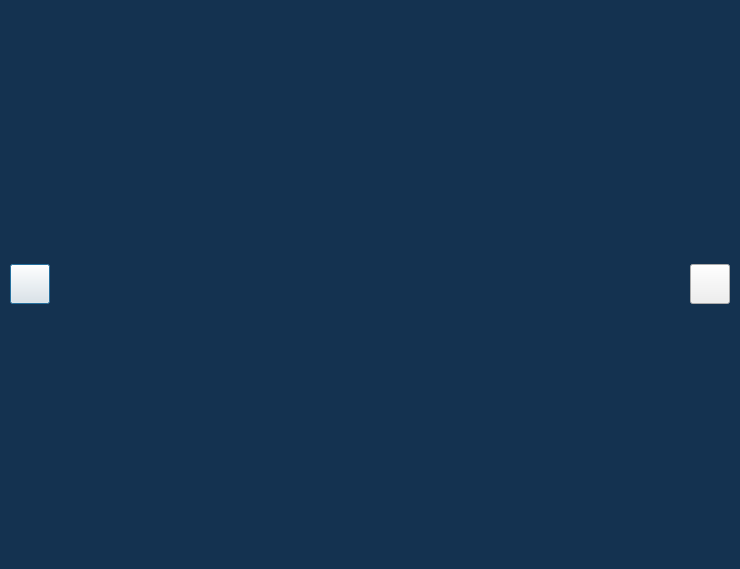
<?xml version="1.0" encoding="UTF-8"?>
<ui version="4.0">
 <class>videoplayer</class>
 <widget class="QDialog" name="videoplayer">
  <property name="geometry">
   <rect>
    <x>0</x>
    <y>0</y>
    <width>740</width>
    <height>569</height>
   </rect>
  </property>
  <property name="windowTitle">
   <string>Dialog</string>
  </property>
  <property name="autoFillBackground">
   <bool>false</bool>
  </property>
  <property name="styleSheet">
   <string notr="true">QDialog{background-color:rgb(20,50,80)}</string>
  </property>
  <layout class="QVBoxLayout" name="verticalLayout_2">
   <property name="leftMargin">
    <number>10</number>
   </property>
   <property name="topMargin">
    <number>10</number>
   </property>
   <property name="rightMargin">
    <number>10</number>
   </property>
   <property name="bottomMargin">
    <number>10</number>
   </property>
   <item>
    <widget class="QSplitter" name="splitter">
     <property name="enabled">
      <bool>true</bool>
     </property>
     <property name="sizePolicy">
      <sizepolicy hsizetype="Expanding" vsizetype="Fixed">
       <horstretch>0</horstretch>
       <verstretch>0</verstretch>
      </sizepolicy>
     </property>
     <property name="orientation">
      <enum>Qt::Vertical</enum>
     </property>
     <widget class="QWidget" name="vp_top" native="true">
      <property name="sizePolicy">
       <sizepolicy hsizetype="Expanding" vsizetype="Expanding">
        <horstretch>0</horstretch>
        <verstretch>0</verstretch>
       </sizepolicy>
      </property>
      <property name="minimumSize">
       <size>
        <width>720</width>
        <height>0</height>
       </size>
      </property>
      <layout class="QHBoxLayout" name="horizontalLayout">
       <item>
        <widget class="QPushButton" name="btn_file">
         <property name="minimumSize">
          <size>
           <width>40</width>
           <height>40</height>
          </size>
         </property>
         <property name="maximumSize">
          <size>
           <width>40</width>
           <height>40</height>
          </size>
         </property>
         <property name="styleSheet">
          <string notr="true">QPushButton{background:#143250;border:0px}
QPushButton:hover{background:#144950;};
</string>
         </property>
         <property name="text">
          <string/>
         </property>
        </widget>
       </item>
       <item>
        <spacer name="horizontalSpacer">
         <property name="orientation">
          <enum>Qt::Horizontal</enum>
         </property>
         <property name="sizeType">
          <enum>QSizePolicy::Expanding</enum>
         </property>
         <property name="sizeHint" stdset="0">
          <size>
           <width>40</width>
           <height>20</height>
          </size>
         </property>
        </spacer>
       </item>
       <item>
        <widget class="QPushButton" name="btn_close">
         <property name="minimumSize">
          <size>
           <width>40</width>
           <height>40</height>
          </size>
         </property>
         <property name="maximumSize">
          <size>
           <width>40</width>
           <height>40</height>
          </size>
         </property>
         <property name="styleSheet">
          <string notr="true">QPushButton{background:#143250;border:0px}
QPushButton:hover{background:#144950;};
</string>
         </property>
         <property name="text">
          <string/>
         </property>
        </widget>
       </item>
      </layout>
     </widget>
    </widget>
   </item>
   <item>
    <layout class="QVBoxLayout" name="container"/>
   </item>
  </layout>
 </widget>
 <resources/>
 <connections/>
</ui>
